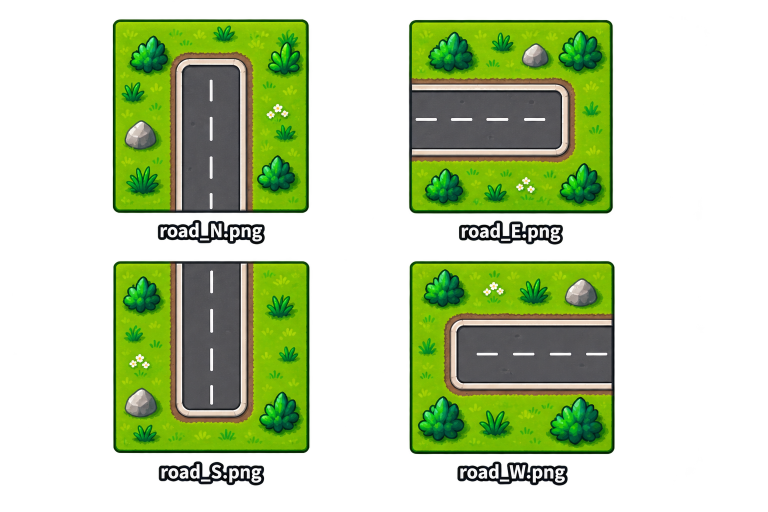
#> input picture art/png/ChatGPT Image Sep 11, 2026, 07_58_28 AM.png, 1536 x 1024 px (shown at 1/2 size)
$ python extract_variants.py 'ChatGPT Image Sep 11, 2026, 07_58_28 AM.png'
#> lines starting #> are read from the running program, lines starting #| are printed output that depends on the picture
#> in main, sheet is the input picture: PIL image 1536x1024 RGBA; mean R, G, B, A 60.3, 88.8, 23.9, 103.5
#!/usr/bin/env python3
"""Crop road and shoreline neighbour-variants out of one or more generated
reference sheets.

    art/png/extract_variants.py <sheet.png> [<sheet.png> ...]

Writes the results straight into art/png/terrain/, in the naming
build_terrain_sheet.py already knows how to pick up (`road_NS.png`,
`shallow_water_NE.png`, ...). Re-run it if a source sheet is regenerated or
a new one is added; it always re-derives from the source sheets given
rather than touching a previous run's output, and a later sheet never
overrides an orientation an earlier one already supplied.

The source sheets this runs against are generated reference images laying
out labelled road and/or shoreline tiles on a grid, each drawn as an opaque
rounded card against a transparent background (see art/png/README.md for
the full picture, including which sheet supplied which file). Two things
this script does NOT trust from a sheet, both discovered the hard way by
measuring the art instead of reading the filenames printed under each tile:

1. Card position. A grid can be close to even but not exact - this locates
   every card's true bounding box from its own alpha channel (the
   background is transparent, each card is not) rather than assuming a
   fixed pitch, which drifted by 10+px across a row of six on one sheet
   this was written against.

2. The caption. Several captions across the sheets this has ingested did
   not match what was actually drawn (art/png/README.md has the full list -
   a duplicate straight road under two dead-end names, shoreline corners
   swapped left for right, and a whole sheet of dead-end pieces where every
   cap pointed the opposite way from its filename - `road_N.png` drawn as
   the *south* end of a road, not the north). `road_suffix()` and
   `shore_suffix()` below classify every tile by measuring its content -
   which sides the road touches; which quadrants are land vs water -
   rather than trusting the filename. Do the same for any future sheet
   before wiring its output in: a caption is a hint, not ground truth.
"""

import os
import sys

from PIL import Image

TILE = 48
OUT_DIR = os.path.join(os.path.dirname(os.path.abspath(__file__)), "terrain")

# Inward trim from each card's true (alpha-derived) bounding box, clearing
# both the card's border line and its rounded-corner radius before the
# crop is resized down to the shipped 48x48.
INSET = 12

# Sides in canonical N, E, S, W order - the order every suffix in this
# codebase is written in (TerrainTileSet.MASK_LETTERS).
SIDES = "NESW"


def find_cards(sheet):
    """Every opaque rounded-rect region on a transparent background, as
    (x0, y0, x1, y1) boxes, read off the alpha channel directly rather than
    assumed from a fixed grid - this sheet's own grid drifts by 10+ px
    across a row, enough to crop the wrong tile's edge into the wrong
    one's card."""
    import numpy as np
    from scipy import ndimage

    alpha = np.array(sheet)[:, :, 3]
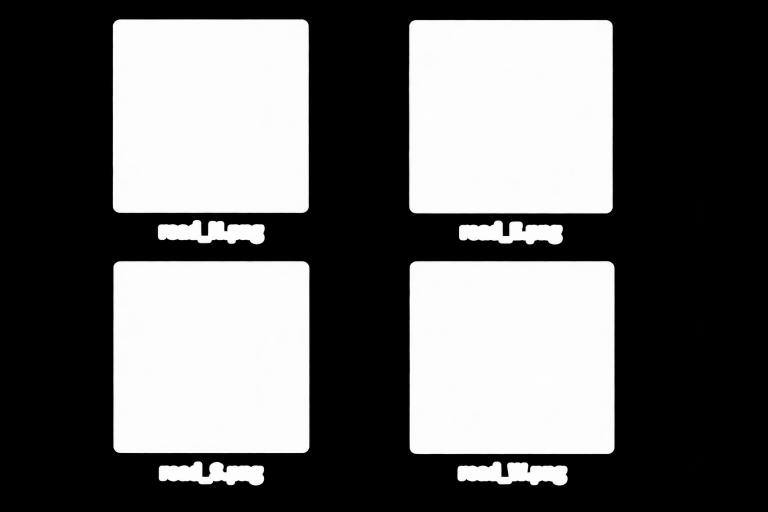
#> alpha: shape (1024, 1536) (shown at 1/2 size); min 0, max 254, mean 103.5
    labeled, _ = ndimage.label(alpha > 128)
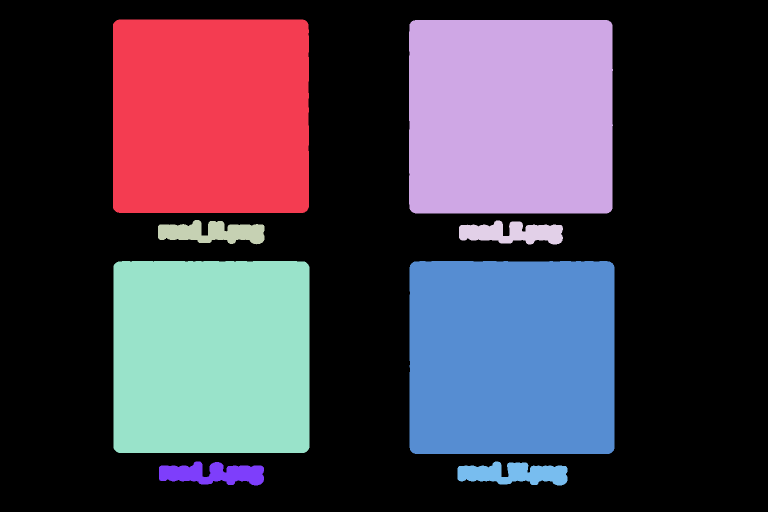
#> labeled: shape (1024, 1536) int32 (shown at 1/2 size); 9 distinct labels, from 0 to 8; one colour per label, 0 black
    boxes = []
    for sl in ndimage.find_objects(labeled):
        if sl is None:
            continue
        ys, xs = sl
        if (ys.stop - ys.start) > 80 and (xs.stop - xs.start) > 80:
            boxes.append((xs.start, ys.start, xs.stop, ys.stop))
#> this loop made 8 passes
#> after the loop, boxes = [(226, 39, 618, 426), (818, 40, 1226, 427), (227, 522, 619, 906), (819, 522, 1229, 908)]
    return boxes


def crop_tile(sheet, box):
    x0, y0, x1, y1 = box
    tile = sheet.crop((x0 + INSET, y0 + INSET, x1 - INSET, y1 - INSET))
    tile = tile.resize((TILE, TILE), Image.LANCZOS)
    # Force fully opaque: terrain sits edge to edge with no card border, and
    # build_terrain_sheet.py refuses anything the resize left translucent.
    r, g, b, a = tile.split()
    return Image.merge("RGBA", (r, g, b, a.point(lambda _: 255)))


def road_suffix(sheet, box):
    """Which sides asphalt (grey - R, G, B close together) touches, sampled
    as a strip along each edge rather than a single point, so a lane
    marking or a curve near one sample point can't flip the answer."""
    x0, y0, x1, y1 = box
    w, h = x1 - x0, y1 - y0
    inset, probe = int(w * 0.05), int(w * 0.18)
    px = sheet.load()

    def is_road(p):
        r, g, b = p[0], p[1], p[2]
        return abs(r - g) < 25 and abs(g - b) < 25 and abs(r - b) < 25 and 40 < r < 220

    def frac(x_range, y_range):
        pts = [(x, y) for x in x_range for y in y_range]
        return sum(1 for p in pts if is_road(px[p])) / len(pts)

    cx, cy = (x0 + x1) // 2, (y0 + y1) // 2
    sides = {
        "N": frac(range(cx - probe, cx + probe), range(y0 + inset, y0 + inset + 8)),
        "S": frac(range(cx - probe, cx + probe), range(y1 - inset - 8, y1 - inset)),
        "W": frac(range(x0 + inset, x0 + inset + 8), range(cy - probe, cy + probe)),
        "E": frac(range(x1 - inset - 8, x1 - inset), range(cy - probe, cy + probe)),
    }
    return "".join(s for s in SIDES if sides[s] > 0.5) or "0"


def shore_quadrants(sheet, box):
    """Which corner quadrants are land (green channel over blue - true for
    grass and sand, false for open water), tightly cornered so a diagonal
    coastline through the middle of a quadrant does not average out."""
    x0, y0, x1, y1 = box
    w, h = x1 - x0, y1 - y0
    inset, cs = int(w * 0.16), 0.24
    csz_x, csz_y = int(w * cs), int(h * cs)
    px = sheet.load()

    def land_frac(x_range, y_range):
        pts = [(x, y) for x in x_range for y in y_range]
        return sum(1 for p in pts if px[p][1] > px[p][2]) / len(pts)

    return {
        "NW": land_frac(range(x0 + inset, x0 + inset + csz_x), range(y0 + inset, y0 + inset + csz_y)) > 0.5,
        "NE": land_frac(range(x1 - inset - csz_x, x1 - inset), range(y0 + inset, y0 + inset + csz_y)) > 0.5,
        "SW": land_frac(range(x0 + inset, x0 + inset + csz_x), range(y1 - inset - csz_y, y1 - inset)) > 0.5,
        "SE": land_frac(range(x1 - inset - csz_x, x1 - inset), range(y1 - inset - csz_y, y1 - inset)) > 0.5,
    }


# One land quadrant is a corner (both its adjacent edges are land); two
# adjacent quadrants sharing a row or column is a straight edge; anything
# else isn't a shape this sheet's shorelines use.
SHORE_PATTERNS = {
    frozenset(["NW", "NE"]): "N", frozenset(["SW", "SE"]): "S",
    frozenset(["NW", "SW"]): "W", frozenset(["NE", "SE"]): "E",
    frozenset(["NW"]): "NW", frozenset(["NE"]): "NE",
    frozenset(["SW"]): "SW", frozenset(["SE"]): "ES",
}


def shore_suffix(sheet, box):
    q = shore_quadrants(sheet, box)
    land = frozenset(k for k, v in q.items() if v)
    return SHORE_PATTERNS.get(land, "UNHANDLED:" + ",".join(sorted(land)) or "0")


def classify(sheet, box):
    """('road', suffix) or ('shore', suffix) or (None, reason) - tried
    without assuming which family a box belongs to (road and shoreline
    cards on the first sheet this ran against happened to be two
    different sizes; a later sheet of dead-end road tiles only, run
    through the same bimodal-width split, would have had some of its
    tiles guessed into the shoreline bucket on width alone). A road box
    has asphalt touching at least one edge; a shoreline box does not, and
    is classified by which corners are land instead."""
    suffix = road_suffix(sheet, box)
    if suffix != "0":
        return "road", suffix
    suffix = shore_suffix(sheet, box)
    if not suffix.startswith("UNHANDLED"):
        return "shore", suffix
    return None, suffix


def main():
    if len(sys.argv) < 2:
        raise SystemExit(__doc__)

    # No shipped map uses a plain east-west road or a plain west-facing
    # shore - both genuinely present on sheets this has ingested, neither
    # needed - so they are left out rather than shipped untested alongside
    # the rest. Kept separate per kind: "W" is a real, needed road (a
    # single-connection dead end) even though it is an unneeded shoreline.
    NOT_NEEDED = {"road": {"EW"}, "shore": {"W"}}

    road_tiles = {}
    shore_tiles = {}
    for sheet_path in sys.argv[1:]:
        sheet = Image.open(sheet_path).convert("RGBA")
        boxes = find_cards(sheet)
        boxes.sort(key=lambda b: (round(b[1] / 40), b[0]))  # row, then column
        for box in boxes:
            kind, suffix = classify(sheet, box)
            if kind is None:
                print("  skipping unclassifiable card at %s in %s (%s)"
                      % (box, sheet_path, suffix))
                continue
            if suffix == "0" or suffix in NOT_NEEDED[kind]:
                continue  # isolated (nothing to draw) or a known-unneeded shape
            tiles = road_tiles if kind == "road" else shore_tiles
            if suffix in tiles:
                continue  # a duplicate reading of an orientation already kept
            tiles[suffix] = crop_tile(sheet, box)
#> this loop made 4 passes
#> pass 1, in crop_tile, `tile = sheet.crop((x0 + INSET, y0 + INSET, x1 - INSET, y1 - INSET))`:
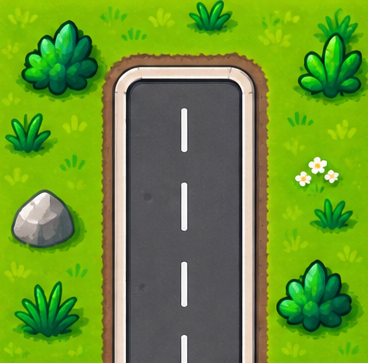
#> tile: PIL image 368x363 RGBA; mean R, G, B, A 107.2, 147.3, 46.5, 252.9; transparent parts drawn white
#> pass 1, in crop_tile, `tile = tile.resize((TILE, TILE), Image.LANCZOS)`:
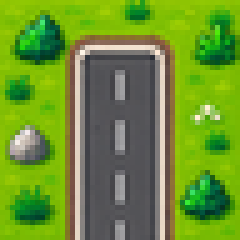
#> tile: PIL image 48x48 RGBA (shown 5 times larger); mean R, G, B, A 106.7, 146.7, 46.3, 253; transparent parts drawn white
#> pass 1, in crop_tile, `r, g, b, a = tile.split()`:
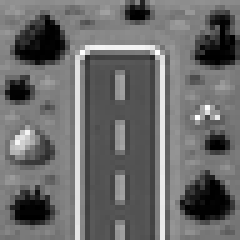
#> r: PIL image 48x48 L (shown 5 times larger); min 0, max 255, mean 106.7
#> pass 1, in crop_tile, `r, g, b, a = tile.split()`:
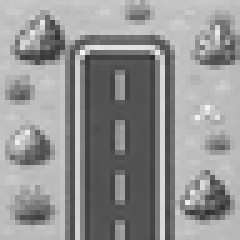
#> g: PIL image 48x48 L (shown 5 times larger); min 46, max 245, mean 146.7

    # The corner orientations no source sheet genuinely drew, derived by
    # rotating one that was, is a mechanical transform of real art, not new
    # content. See the module docstring for how this was verified.
    if "NW" in shore_tiles and "ES" not in shore_tiles:
        shore_tiles["ES"] = shore_tiles["NW"].transpose(Image.ROTATE_180)
    if "NW" in shore_tiles and "SW" not in shore_tiles:
        shore_tiles["SW"] = shore_tiles["NW"].transpose(Image.ROTATE_90)
    if "N" in shore_tiles and "S" not in shore_tiles:
        shore_tiles["S"] = shore_tiles["N"].transpose(Image.ROTATE_180)

    written = []
    for suffix, tile in road_tiles.items():
        name = f"road_{suffix}.png"
        tile.save(os.path.join(OUT_DIR, name))
        written.append(name)
#> this loop made 4 passes
#> pass 2, in main, `tile.save(os.path.join(OUT_DIR, name))`:
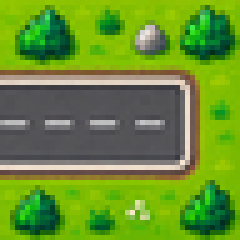
#> saved as road_W.png: PIL image 48x48 RGBA (shown 5 times larger); mean R, G, B, A 103.6, 144.8, 47, 255
    for suffix, tile in shore_tiles.items():
        name = f"shallow_water_{suffix}.png"
        tile.save(os.path.join(OUT_DIR, name))
        written.append(name)

    print("wrote %d variant files to %s:" % (len(written), OUT_DIR))
#| wrote 4 variant files to art/png/terrain:
    for name in sorted(written):
        print(" ", name)
#> this loop made 4 passes
#> name on passes 1 to 4: 'road_E.png', 'road_N.png', 'road_S.png', 'road_W.png'
#|   road_E.png
#|   road_N.png
#|   road_S.png
#|   road_W.png


main()
